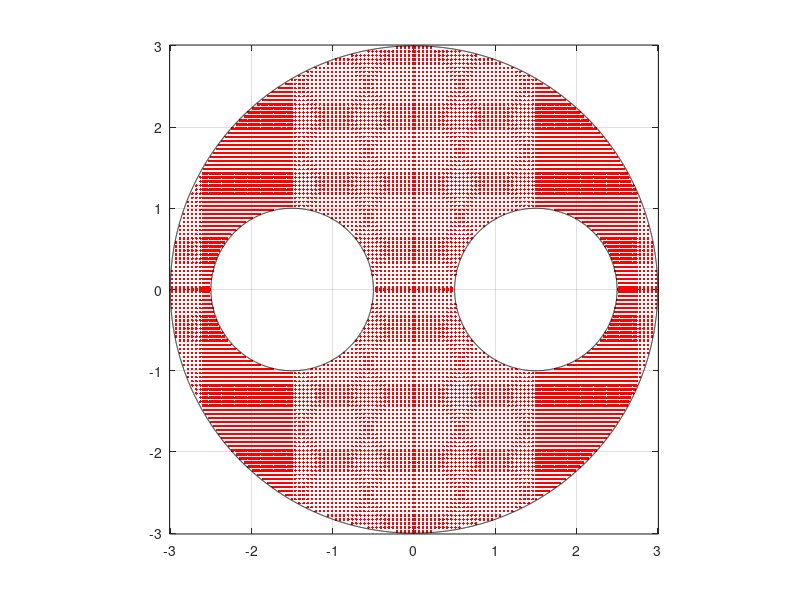

The MATLAB script that drew this image: (Note: this script raises an error after producing the figure.)
% Example_3cr50_contour_save.m
% Nasser June 12, 2019
clear;clc
% To generate the data in the files:
% x3cr_50_pt.mat, y3cr_50_pt.mat, R3cr_50_pt.mat,
% which will be used by the MATLAB file:
% Example_3cr50_contour_plot.m
% to plot the contour lines in Figure 14 (right) in the paper:
% E. Kalmoun, M. Nasser and M. Vuorinen, Numerical computation of Mityuk's
% function and radius for some canonical slit domains. 
% 
%
% choose the values of theta_0, theta_1,theta_2
% here theta_1=pi/2, theta_2=0 (the canonical 
% domain is the unit disk with a circular slit and a radial slit
%
thetak = [pi/2;pi/2;0];
% The parametrization of the boundary
n  =  2^14;
t  = [0:2*pi/n:2*pi-2*pi/n].';
k  =  1;
et(1+(k-1)*n:k*n,1)  =  3.* exp(i.*t);
etp(1+(k-1)*n:k*n,1) =  3i.*exp(i.*t);
k  =  2;
et(1+(k-1)*n:k*n,1)  =  1.5+1.* exp(-i.*t);
etp(1+(k-1)*n:k*n,1) =     -1i.*exp(-i.*t);
k  =  3;
et(1+(k-1)*n:k*n,1)  = -1.5+1.* exp(-i.*t);
etp(1+(k-1)*n:k*n,1) =     -1i.*exp(-i.*t);
% generat a meshgrid in the domain G
[x,y]=meshgrid([-2.98:0.05:-2.63,-2.6:0.02:-1.5,-1.46:0.05:-0.01,0,0.01:0.05:1.46,1.5:0.02:2.74,2.78:0.05:2.98],...
    [-2.98:0.05:-0.03,-0.01,0,0.01,0.03:0.05:2.98]);
z=x+i*y;
z(abs(z)>=3-1e-2 | abs(z-1.5)<=1+5e-3 | abs(z+1.5)<=1+5e-3) = NaN+i*NaN;
sum(sum(abs(z)>=0))
% 
% 
hold on
box on
plot(real(z),imag(z),'.r');
k  =  1; crv=et(1+(k-1)*n:k*n,1);plot(real(crv),imag(crv),'k')
k  =  2; crv=et(1+(k-1)*n:k*n,1);plot(real(crv),imag(crv),'k')
k  =  3; crv=et(1+(k-1)*n:k*n,1);plot(real(crv),imag(crv),'k')
axis equal
grid on
axis([-3.01  3.01 -3.01  3.01])
%
%
% 
% computing the values of Compute Mityuk's radius R(G,alpha) where alpha is
% the matrix of meshgrid points
[mz,nz]  = size(z);
for k=1:mz
    for j=1:nz
        if abs(z(k,j))>=0
            R(k,j)  =  Mityuk(et,etp,n,thetak,z(k,j));
        else
            R(k,j)  =  NaN;
        end
        [x(k,j) y(k,j) R(k,j)]
    end
end
% save the data
save('x3cr_50_pt.mat', 'x', '-ascii', '-double')
save('y3cr_50_pt.mat', 'y', '-ascii', '-double')
save('R3cr_50_pt.mat', 'R', '-ascii', '-double')
%